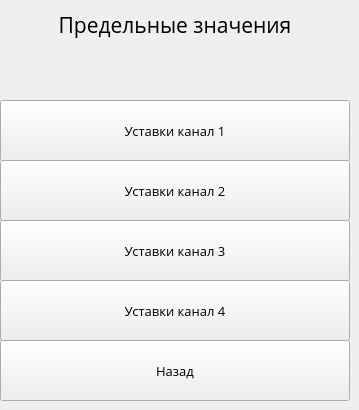
   <widget class="QWidget" name="page">
    <widget class="QLabel" name="label_86">
     <property name="geometry">
      <rect>
       <x>0</x>
       <y>0</y>
       <width>350</width>
       <height>50</height>
      </rect>
     </property>
     <property name="font">
      <font>
       <family>Open Sans</family>
       <pointsize>16</pointsize>
      </font>
     </property>
     <property name="text">
      <string>Предельные значения</string>
     </property>
     <property name="alignment">
      <set>Qt::AlignCenter</set>
     </property>
    </widget>
    <widget class="QPushButton" name="pushButton_42">
     <property name="geometry">
      <rect>
       <x>0</x>
       <y>220</y>
       <width>350</width>
       <height>61</height>
      </rect>
     </property>
     <property name="font">
      <font>
       <family>Open Sans</family>
       <pointsize>10</pointsize>
      </font>
     </property>
     <property name="text">
      <string>Уставки канал 3</string>
     </property>
    </widget>
    <widget class="QPushButton" name="pushButton_43">
     <property name="geometry">
      <rect>
       <x>0</x>
       <y>280</y>
       <width>350</width>
       <height>61</height>
      </rect>
     </property>
     <property name="font">
      <font>
       <family>Open Sans</family>
       <pointsize>10</pointsize>
      </font>
     </property>
     <property name="text">
      <string>Уставки канал 4</string>
     </property>
    </widget>
    <widget class="QPushButton" name="pushButton_44">
     <property name="geometry">
      <rect>
       <x>0</x>
       <y>160</y>
       <width>350</width>
       <height>61</height>
      </rect>
     </property>
     <property name="font">
      <font>
       <family>Open Sans</family>
       <pointsize>10</pointsize>
      </font>
     </property>
     <property name="text">
      <string>Уставки канал 2</string>
     </property>
    </widget>
    <widget class="QPushButton" name="pushButton_45">
     <property name="geometry">
      <rect>
       <x>0</x>
       <y>340</y>
       <width>350</width>
       <height>61</height>
      </rect>
     </property>
     <property name="font">
      <font>
       <family>Open Sans</family>
       <pointsize>10</pointsize>
      </font>
     </property>
     <property name="text">
      <string>Назад</string>
     </property>
    </widget>
    <widget class="QPushButton" name="pushButton_46">
     <property name="geometry">
      <rect>
       <x>0</x>
       <y>100</y>
       <width>350</width>
       <height>61</height>
      </rect>
     </property>
     <property name="font">
      <font>
       <family>Open Sans</family>
       <pointsize>10</pointsize>
      </font>
     </property>
     <property name="text">
      <string>Уставки канал 1</string>
     </property>
    </widget>
   </widget>
